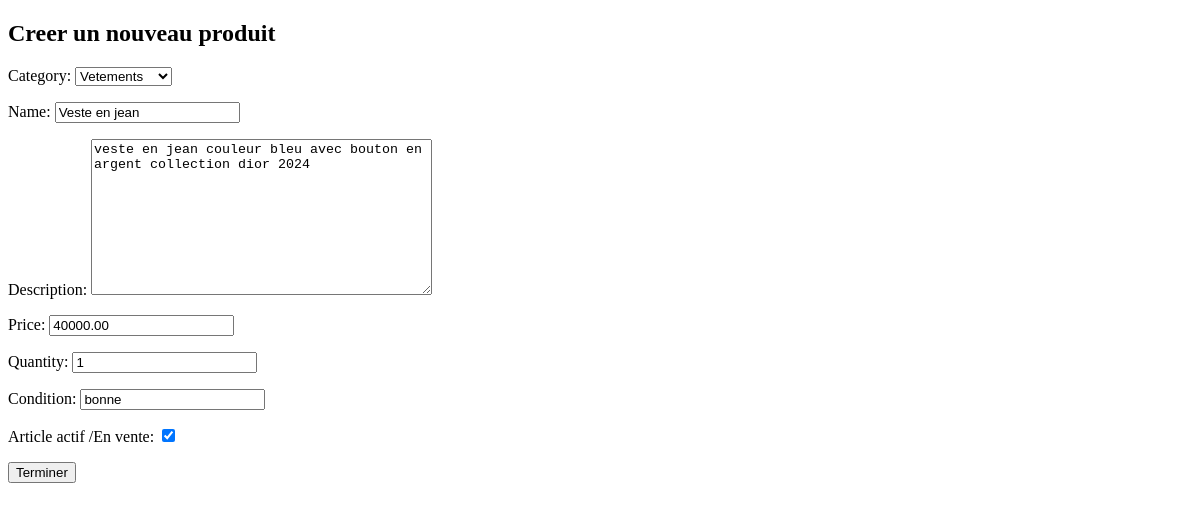
Before: /products/6/edit/ (signed in) with the older database file.
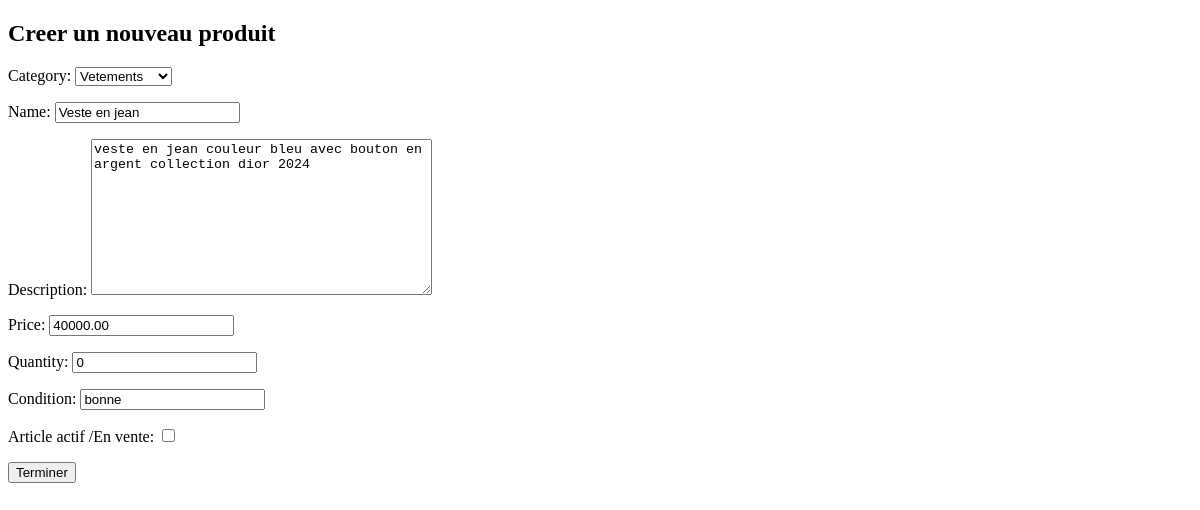
After: the same page with the newer database file.
### products/models.py (models this page shows, shortened)
class Product(models.Model):
    seller=models.ForeignKey(
        settings.AUTH_USER_MODEL,
        on_delete=models.CASCADE,
        related_name="products"
    )
    category=models.ForeignKey(
        Category,
        on_delete=models.PROTECT,
        related_name="products"
    )
    is_active=models.BooleanField(default=True, verbose_name="Article actif /En vente")
    name=models.CharField(max_length=200)
    description=models.TextField()
    price=models.DecimalField(max_digits=10,decimal_places=2)
    quantity=models.PositiveIntegerField(default=1)
    condition=models.CharField(max_length=50)
    status=models.CharField(max_length=20,default="active")
    created_at=models.DateTimeField(auto_now_add=True)
    updated_at=models.DateTimeField(auto_now=True)

### products/views.py (the view)
# urls.py: path("<int:id>/edit/",views.product_update,name="product_update"),
@login_required
def product_update(request, id):
    product = get_object_or_404(Product, id=id)
    if product.seller != request.user:
        return HttpResponseForbidden(
            "Vous n'avez pas le droit de modifier ce produit."
        )
    if request.method == "POST":
        form = ProductForm(request.POST, instance=product)
        if form.is_valid():
            form.save()
            return redirect("product_detail", id=product.id)
    else:
        form = ProductForm(instance=product)
    return render(
        request,
        "products/product_form.html",
        {
            "form": form,
            "title": "Modifier le produit"
        }
    )

### products/forms.py
class ProductForm(forms.ModelForm):
    class Meta:
        model=Product
        fields=[
            "category",
            "name",
            "description",
            "price",
            "quantity",
            "condition",
            "is_active",
        ]

### products/models.py (called while the page is built)
    def __str__(self):
        return self.name

### products/templates/products/product_form.html (shortened to what this page needs)
<!DOCTYPE html>
<html lang="en">
<head>
</head>
<body>
    <h2>Creer un nouveau produit</h2>
    <form  method="post">
        {{form.as_p}}
        <button type="submit">Terminer</button>
    </form>
</body>
</html>

Changed rows visible on the page:
changed Product "Vetements": quantity "1" → "0"; is_active "☑" → "☐"
